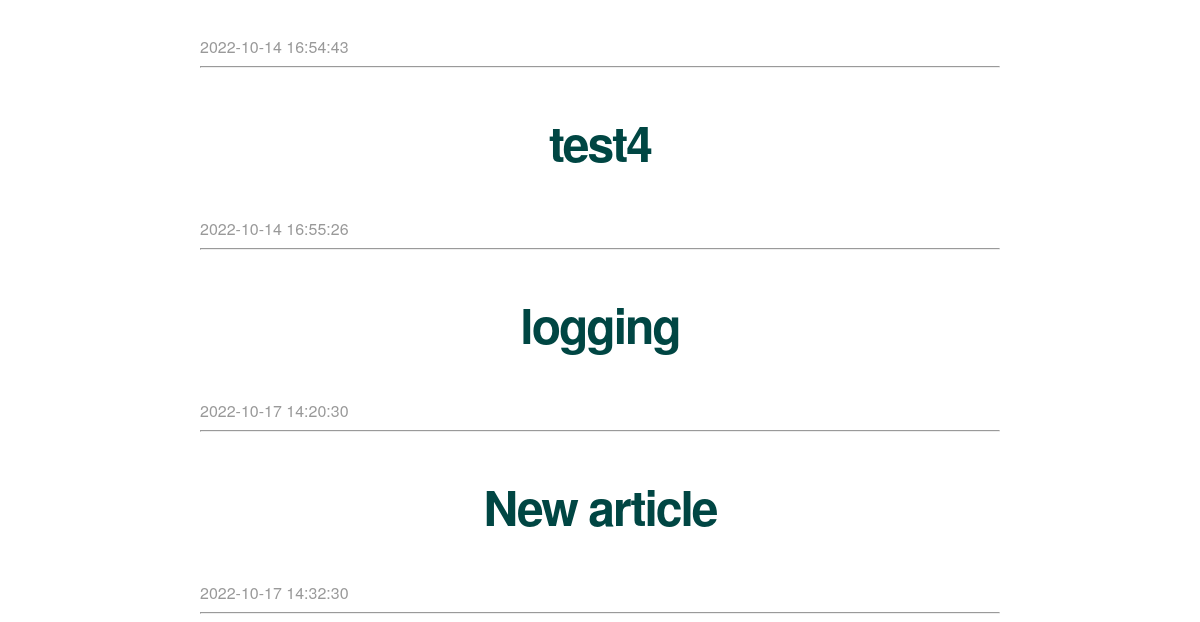
Before: / (lower part) with the older database file.
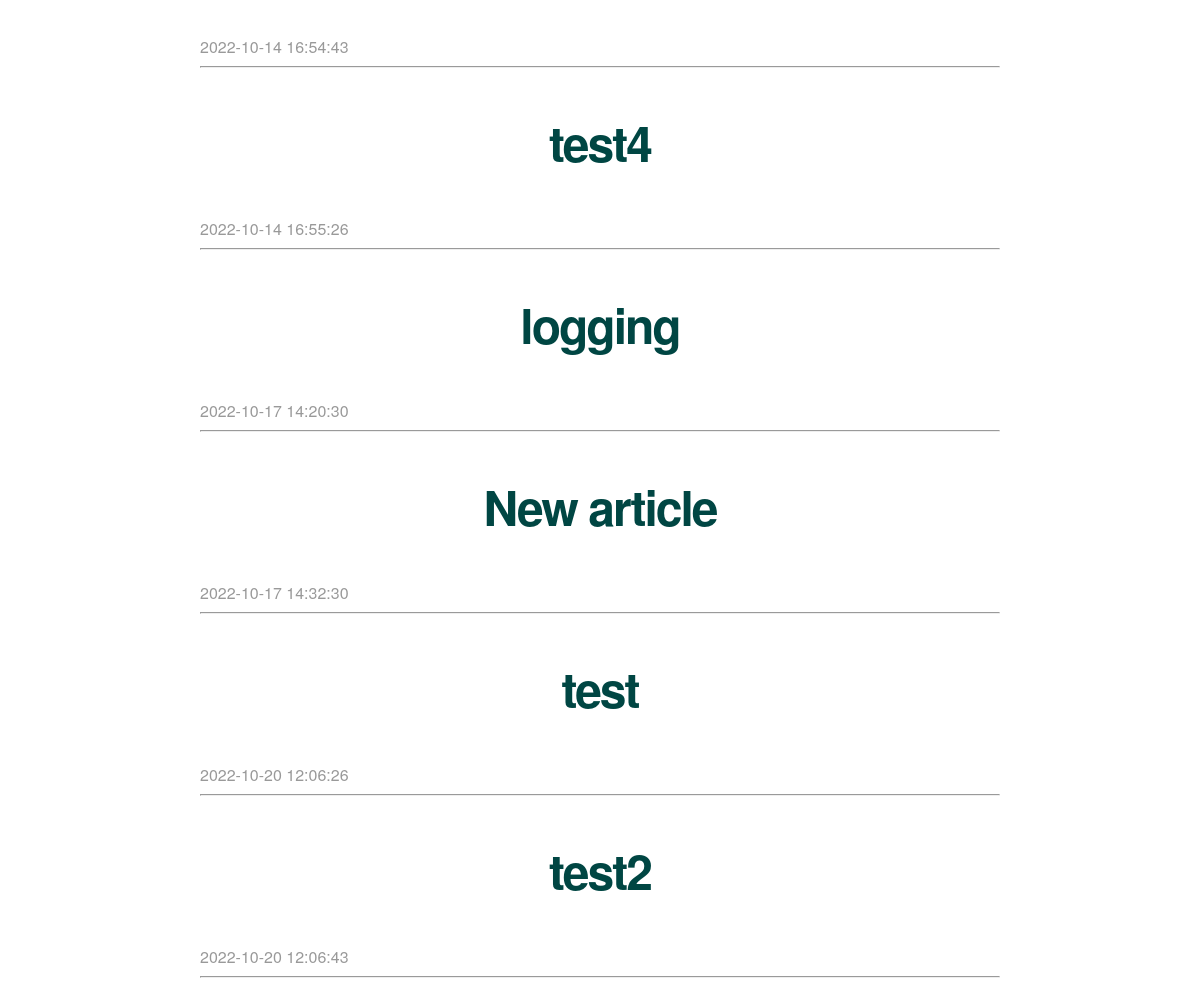
After: the same page with the newer database file.
### tables this page shows
CREATE TABLE posts (
    id INTEGER PRIMARY KEY AUTOINCREMENT,
    created TIMESTAMP NOT NULL DEFAULT CURRENT_TIMESTAMP,
    title TEXT NOT NULL,
    content TEXT NOT NULL
);

### app.py (the view)
@app.route('/')
def index():
    global db_connection_count
    db_connection_count += 1
    connection = get_db_connection()
    posts = connection.execute('SELECT * FROM posts').fetchall()
    connection.close()
    return render_template('index.html', posts=posts)

### app.py (called while the page is built)
def get_db_connection():
    connection = sqlite3.connect('database.db')
    connection.row_factory = sqlite3.Row
    return connection

### templates/index.html (shortened to what this page needs)
{% extends 'base.html' %}
{% block content %}
    {% for post in posts %}
        <a class="post" href="{{ url_for('post', post_id=post['id']) }}">
            <h2>{{ post['title'] }}</h2>
        </a>
        <span class="timestamp">{{ post['created'] }}</span>
        <hr>
    {% endfor %}
{% endblock %}

Changed rows visible on the page:
added posts: title "test", created "2022-10-20 12:06:26"
added posts: title "test2", created "2022-10-20 12:06:43"
